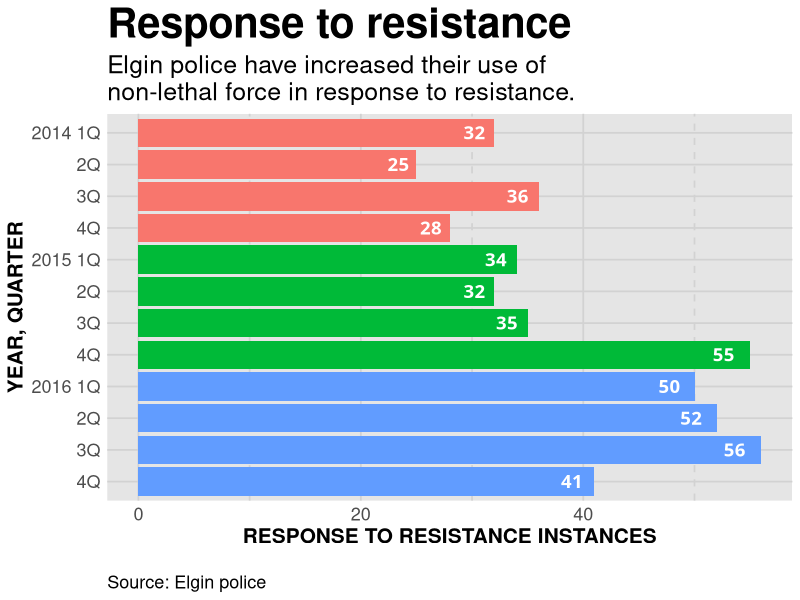

Source code (R): (Note: this script raises an error after producing the figure.)
# The code in this file is described 
# in the pdf and html files of the same name

library(readr)
library(ggplot2)
library(ggthemes)

#---------------------
# This function set styles for the chart
# Be sure to run it before you plot
theme_gfx <- function(...) {
  theme_set(theme_get() + theme(text = element_text(family = 'Tahoma', size= 12, lineheight=0.9))) + 
    theme(
      # edit background colors
      plot.background = element_blank(),
      legend.background = element_blank(),
      panel.background=element_rect(fill="#E5E5E5"),
      strip.background=element_rect(fill="#E5E5E5"),
      # modify grid and tick lines
      panel.grid.major = element_line(size = .6, color="#D2D2D2"),
      panel.grid.minor = element_line(size = .6, color="#D2D2D2", linetype = "dashed"),
      axis.ticks = element_blank(),
      # edit font sizes
      plot.title = element_text(size = 30,face="bold"),
      plot.subtitle = element_text(size = 18),
      legend.title=element_text(face="bold"),
      legend.text=element_text(size=15),
      axis.title=element_text(size=15, face="bold"),
      axis.text=element_text(size=13),
      plot.caption=element_text(size=13, hjust=0),
      strip.text = element_text(face="bold", size=13, hjust=0),
      # This puts the legend across the top
      legend.position="top", 
      legend.direction="horizontal",
      # removes label for legend
      #legend.title = element_blank(),
      ...
    )
}

#----------------
# Get and prepare the data

df <- read_csv("dfCrime.csv")
df <-df[order(df$Year_Quarter),]
# add column containing the row number. 
df$sort <- seq.int(nrow(df)) 


#-----Insert plot here -------------

basebar <- ggplot(df) + 
  aes(x = reorder(Year_Quarter, -sort), 
      y = Total_RTR, 
      fill = factor(year)) +
  geom_bar(stat="identity") + 
  coord_flip() + theme_gfx()

# add all the titles.
basebar <- basebar + labs(
  title="Response to resistance",
  subtitle="Elgin police have increased their use of\nnon-lethal force in response to resistance.",
  x="YEAR, QUARTER", 
  y="RESPONSE TO RESISTANCE INSTANCES",
  caption="\nSource: Elgin police")

# Remove lengend
basebar <- basebar + theme(legend.position="None")

# Better x labels
basebar <- basebar + scale_x_discrete(
  labels=c("4Q","3Q","2Q","2016 1Q","4Q","3Q","2Q","2015 1Q","4Q","3Q","2Q","2014 1Q")
)

# add values to the bars
basebar <- basebar + geom_text(
  position = "stack", 
  aes(x = Year_Quarter, 
      y = Total_RTR - (Total_RTR * 0.025), 
      hjust = 1,
      label = Total_RTR),
  size=4.7,
  family="Tahoma",
  fontface="bold",
  color="white"
)

# color scheme - comment out for B/W PDF
basebar <- basebar + scale_colour_few(palette="medium") + scale_fill_few(palette="medium")

basebar

#----- End plot --------------

# Grab the data we used and save it for later
dfrtr <- subset(df, select = c("years","Year_Quarter","Total_RTR_incidents"))
write_csv(dfrtr,"dfRTR.csv")
